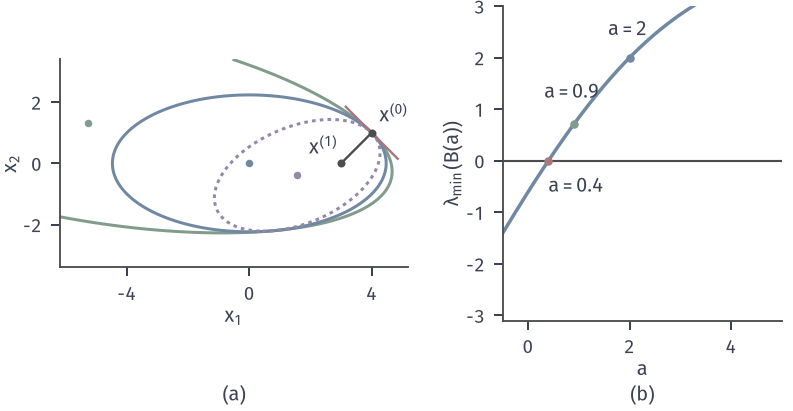

Write Python code to recreate this figure.
from pathlib import Path
import sys
ROOT = next(p for p in Path(__file__).resolve().parents if (p/"build.sh").is_file() and (p/"tex/book.tex").is_file())
sys.path.insert(0, str(ROOT/"figures/00-shared/mathematical-preliminaries-upper/00-shared/comprehension-figures"))
sys.path.insert(0, str(ROOT/"figures/05-optimization/02-smooth-optimization/matplotlib/qn-common"))
from support import figure, save, BLUE, GREEN, YELLOW, RED, PURPLE, INK, MUTED, GRID, BLUE_FILL, GREEN_FILL, YELLOW_FILL, RED_FILL, PURPLE_FILL
from qnlib import *
import numpy as np
HERE = Path(__file__).resolve().parent
STROKE = "#4C4D4F"

# f=x1^2+4x2^2，x0=(4,1)，步长 1/8 的负梯度步到 x1=(3,0)。
# 满足割线条件的对称矩阵族 B(a)=[[a,2-a],[2-a,6+a]]。
A = np.diag([2., 8.]); x0 = np.array([4., 1.]); g0 = A@x0
x1 = x0-.125*g0; g1 = A@x1
B = lambda a: np.array([[a, 2-a], [2-a, 6+a]])
fig, axs = figure(width_mm=112, height_mm=58, ncols=2, gridspec_kw={'width_ratios': [1.25, 1]})
ax, bx = axs
X, Y = np.meshgrid(np.linspace(-6.2, 5.2, 900), np.linspace(-3.4, 3.4, 900))
vals = [(.9, GREEN, '-'), (2., BLUE, '-'), (5., PURPLE, (0, (1.2, 1.4)))]
mins = []
for a, c, ls in vals:
    b = B(a); m = lambda P, Q: g1[0]*(P-x1[0])+g1[1]*(Q-x1[1])+.5*(b[0, 0]*(P-x1[0])**2+2*b[0, 1]*(P-x1[0])*(Q-x1[1])+b[1, 1]*(Q-x1[1])**2)
    # 过 x0 的模型等值线：所有成员在 x0 的切向相同
    ax.contour(X, Y, m(X, Y), levels=[m(x0[0], x0[1])], colors=[c], linewidths=1.2, linestyles=[ls])
    p = x1-np.linalg.solve(b, g1); mins.append(p)
    ax.plot([p[0]], [p[1]], 'o', ms=3, color=c, mew=0, zorder=6)
ax.plot([x0[0], x1[0]], [x0[1], x1[1]], color=STROKE, lw=.95)
ax.plot([x0[0], x1[0]], [x0[1], x1[1]], 'o', ms=3.2, color=STROKE, mew=0, zorder=6)
ax.text(x0[0]+.25, x0[1]+.35, '$x^{(0)}$', color=INK)
ax.text(x1[0]-.1, x1[1]+.3, '$x^{(1)}$', color=INK, ha='right')
n0 = np.array([-g0[1], g0[0]])/np.linalg.norm(g0)
ax.plot([x0[0]-1.2*n0[0], x0[0]+1.2*n0[0]], [x0[1]-1.2*n0[1], x0[1]+1.2*n0[1]], color=RED, lw=.95)
ax.set_aspect('equal'); ax.set_xlim(-6.2, 5.2); ax.set_ylim(-3.4, 3.4)
ax.set_xlabel('$x_1$', labelpad=1); ax.set_ylabel('$x_2$', labelpad=1); ax.set_xticks([-4, 0, 4]); ax.set_yticks([-2, 0, 2])
aa = np.linspace(-.5, 5, 400)
lam = [np.linalg.eigvalsh(B(a))[0] for a in aa]
bx.axhline(0, color=STROKE, lw=.85)
bx.plot(aa, lam, color=BLUE, lw=1.4)
bx.plot([.4], [0], 'o', ms=3.4, color=RED, mew=0, zorder=6)
bx.text(.4, -.62, '$a=0.4$', color=INK, ha='left')
for a, name, c, dy in [(.9, '$a=0.9$', GREEN, .5), (2., '$a=2$', BLUE, .42)]:
    l = np.linalg.eigvalsh(B(a))[0]
    bx.plot([a], [l], 'o', ms=3.4, color=c, mew=0, zorder=6)
    bx.text(a-.04, l+dy, name, color=INK, ha='center')
bx.set_xlabel('$a$', labelpad=1); bx.set_ylabel('$\\lambda_{\\min}(B(a))$', labelpad=1)
bx.set_xlim(-.5, 5); bx.set_ylim(-3.1, 3)
panel(fig, .075, .985, .985, .22, .3); tags(fig, [ax, bx])
save(fig, HERE, 'figure', {'family': 'B(a)=[[a,2-a],[2-a,6+a]]', 'det': '10a-4', 'a': [v[0] for v in vals], 'model_minimizers': [m.tolist() for m in mins]})
